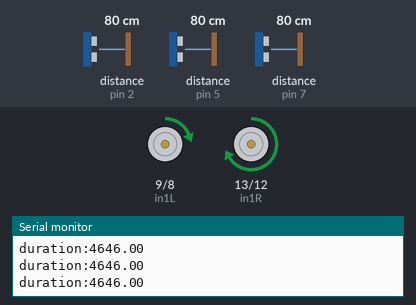
Simulated run of this sketch. Board: Arduino Uno, built with avr-gcc and run on an emulated ATmega328P. Parts: motor-driver pin pairs drawn as motors (green arrow = first pin HIGH = forward, orange = second pin HIGH = backward, longer = more drive, scaled by the enable pin), the last lines printed to the serial monitor. Wiring (inferred from the names in the program): 3 × ultrasonic range finder: trigger pin 3, echo pin 2 / trigger pin 4, echo pin 5 / trigger pin 6, echo pin 7. The test bench sets the inputs (shaded band); at power-on: distance to the obstacle (sensors on pin 2, pin 7, pin 5) 80 cm. The echo pulse lasts 58.3 µs per cm.

Above: at 1.2 s.
1.3 s: distance to the obstacle (sensor on pin 2) set to 45 cm
4.3 s: distance to the obstacle (sensor on pin 2) set to 37 cm
At 4.7 s:
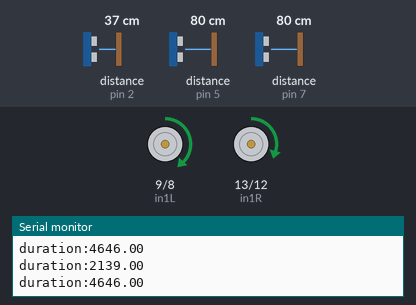
5.8 s: distance to the obstacle (sensor on pin 7) set to 44 cm
7.3 s: distance to the obstacle (sensor on pin 7) set to 37 cm
At 8.6 s:
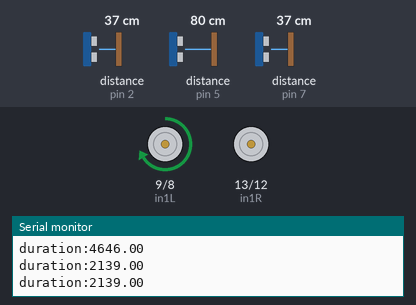
11.8 s: distance to the obstacle (sensor on pin 7) set to 60 cm
At 12.9 s:
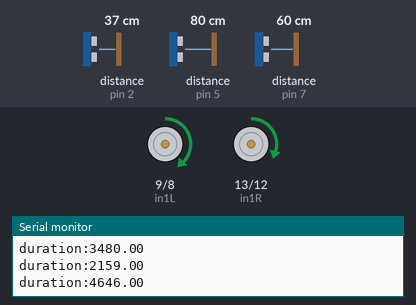
Timing chart, 0 to 14.3 s (numbered marks = the images above; inputs shaded):
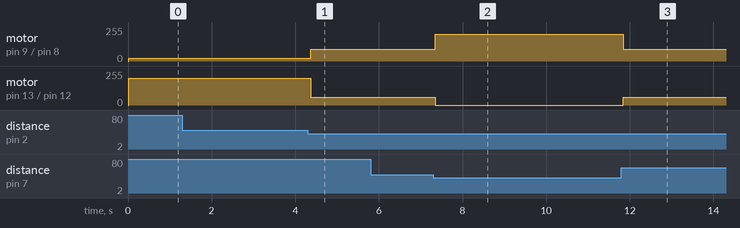

The sketch:

With_Pid.ino
```cpp
#define SPEED 60
#define INPUT_DISTANCE 15 //in cm
#define ERROR_DIST 5  // in cm
#define DIST_PROPORTIONAL_CONST 0.034/2
#define MAX_DIFFERNCE 40
#define MAX_TURN_SPEED 10
#define SLWTURN_SPEED 20
#define CALIBRATION 3
#define MAX_ALLIGN_ANGLE 2
#define COLLISION_DISTANCE 40

float distance1, distance2, distance3, distance;
int region;
float allign_angle;

//sensor 1 pins
const int trigPin1 = 3;
const int echoPin1 = 2;

//sensor 2 pins
const int trigPin2 = 4;
const int echoPin2 = 5;

//sensor 3 pins : front sensor
const int trigPin3 = 6;
const int echoPin3 = 7;

//right motor pins
const int in1R = 13;
const int in2R = 12;
const int enR = 11;

//left motor pins
const int in1L = 9;
const int in2L = 8;
const int enL = 10;

float sensor_output(int trigPin, int echoPin) {
  digitalWrite(trigPin, LOW);
  delayMicroseconds(2);

  digitalWrite(trigPin, HIGH);
  delayMicroseconds(10);
  digitalWrite(trigPin, LOW);

  float duration = pulseIn(echoPin, HIGH);
  Serial.print("duration:");
  Serial.println(duration);

  float distance = duration * DIST_PROPORTIONAL_CONST;
  return distance;
}

float current_distance(float read1, float read2) {
  float distance = (read1 + read2) / 2;  //taking average of two values
  return distance;
}
/*

void err_right() {
  analogWrite(enL, SPEED + SLWTURN_SPEED);
  analogWrite(enR, SPEED - SLWTURN_SPEED);
  digitalWrite(in1L, HIGH);
  digitalWrite(in2L, LOW);
  digitalWrite(in1R, HIGH);
  digitalWrite(in2R, LOW);
}

void err_left() {
  analogWrite(enL, SPEED - SLWTURN_SPEED);
  analogWrite(enR, SPEED + SLWTURN_SPEED);
  digitalWrite(in1L, HIGH);
  digitalWrite(in2L, LOW);
  digitalWrite(in1R, HIGH);
  digitalWrite(in2R, LOW);
}*/

void follow_wall() {
  analogWrite(enL, SPEED+30);
  analogWrite(enR, SPEED);
  digitalWrite(in1L, HIGH);
  digitalWrite(in2L, LOW);
  digitalWrite(in1R, HIGH);
  digitalWrite(in2R, LOW);
}

void left_turn() {
  analogWrite(enL, 20);
  analogWrite(enR, 200);
  digitalWrite(in1L, HIGH);
  digitalWrite(in2L, LOW);
  digitalWrite(in1R, HIGH);
  digitalWrite(in2R, LOW);
}

void right_turn() {
  analogWrite(enL, 200);
  analogWrite(enR, 0);
  digitalWrite(in1L, HIGH);
  digitalWrite(in2L, LOW);
  digitalWrite(in1R, HIGH);
  digitalWrite(in2R, LOW);
}

void forward() {
  analogWrite(enL, SPEED+30);
  analogWrite(enR, SPEED);
  digitalWrite(in1L, HIGH);
  digitalWrite(in2L, LOW);
  digitalWrite(in1R, HIGH);
  digitalWrite(in2R, LOW);
}

void setup() {
  Serial.begin(9600);
  pinMode(in1L, OUTPUT);
  pinMode(in2L, OUTPUT);
  pinMode(in1R, OUTPUT);
  pinMode(in2R, OUTPUT);
  pinMode(enL, OUTPUT);
  pinMode(enR, OUTPUT);

  pinMode(trigPin1, OUTPUT);
  pinMode(echoPin1, INPUT);
  pinMode(trigPin2, OUTPUT);
  pinMode(echoPin2, INPUT);
  pinMode(trigPin3, OUTPUT);
  pinMode(echoPin3, INPUT);

  digitalWrite(enL, LOW);
  digitalWrite(enR, LOW);
}

void loop() {
  distance1 = sensor_output(trigPin1, echoPin1);
  distance2 = sensor_output(trigPin2, echoPin2);
  distance3 = sensor_output(trigPin3, echoPin3);

  float avgdist = current_distance(distance1, distance2);
//  region = check_region(distance1, distance2);
  allign_angle = (distance1 - distance2);

  if (distance3 < COLLISION_DISTANCE) {
    right_turn();
  } else if (distance1 > 40){

    left_turn();
  } else {
    forward();
  }
}
```

Measured:
- the behaviour switches between 41 and 40 cm on distance to the obstacle (sensor on pin 2) (found by bisection; images 0 and 1)
- the behaviour switches between 41 and 40 cm on distance to the obstacle (sensor on pin 7) (found by bisection; images 1 and 2)
- after the input at 4.3 s, motor on pin 9 (in1L) / pin 8 (in2L): forward 20/255 → forward 90/255 after 0.07 s; motor on pin 13 (in1R) / pin 12 (in2R): forward 200/255 → forward 60/255 after 0.07 s
- after the input at 7.3 s, motor on pin 9 (in1L) / pin 8 (in2L): forward 90/255 → forward 200/255 after 0.05 s; motor on pin 13 (in1R) / pin 12 (in2R): forward 60/255 → stopped after 0.05 s
- after the input at 11.8 s, motor on pin 9 (in1L) / pin 8 (in2L): forward 200/255 → forward 90/255 at once; motor on pin 13 (in1R) / pin 12 (in2R): stopped → forward 60/255 at once
